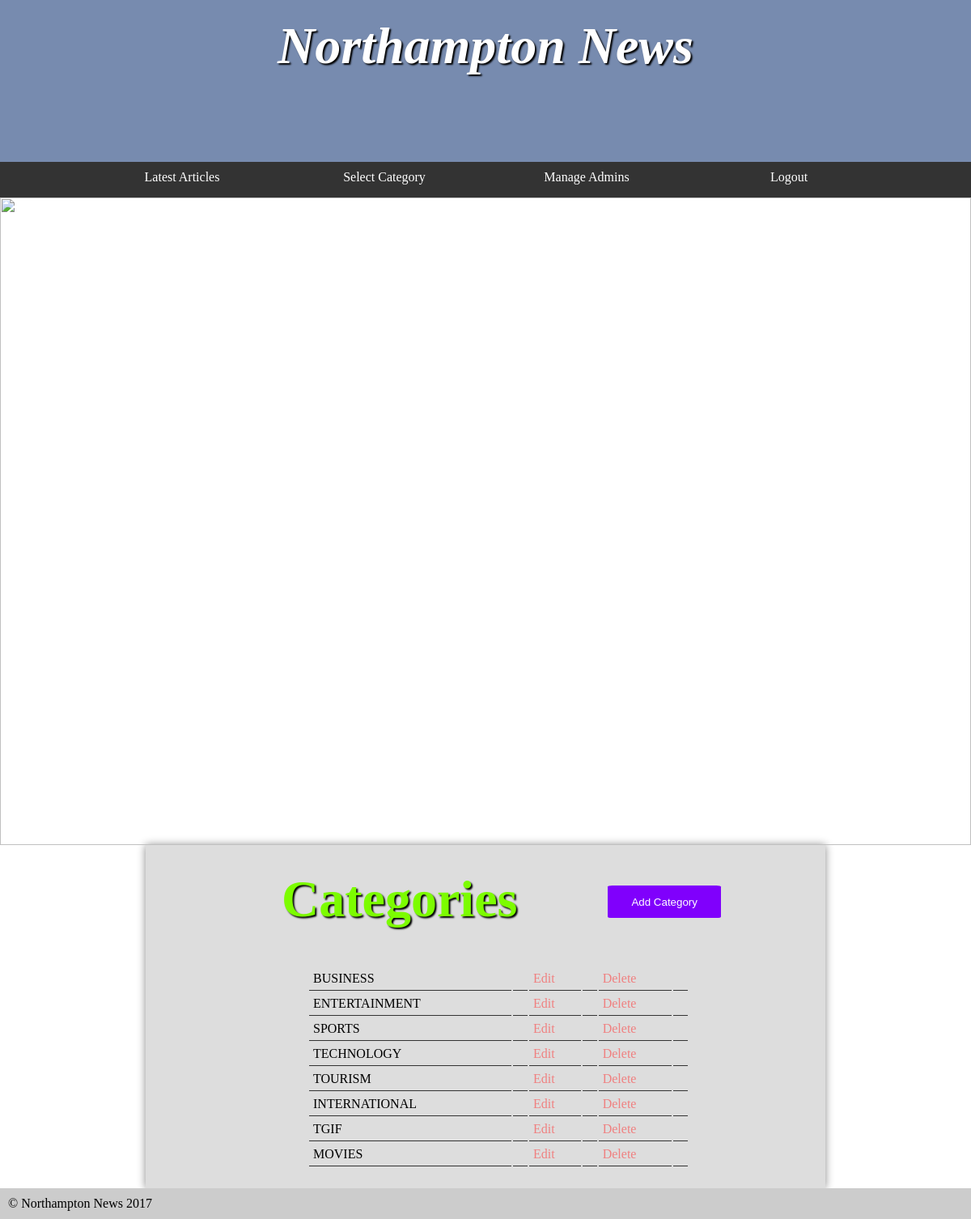
The app's page /assignment/category/adminCategories.php (signed in) with its own data.
### tables this page shows
CREATE TABLE `category` (
  `category_id` int NOT NULL AUTO_INCREMENT,
  `name` varchar(15) DEFAULT NULL,
  PRIMARY KEY (`category_id`)
);

### assignment/dbController/dbController.php (called while the page is built, shortened)
<?php
$dbConnect = new ConnectionDb();
$dbConnection = $dbConnect -> dbConnection();
function getCategory(){
  global $dbConnection;
  try {
    $getCategory = $dbConnection -> prepare('SELECT name, category_id FROM category');
    $getCategory -> execute();
    return $getCategory;
  } catch (PDOException $exception) {
    echo $exception -> getMessage();
  }
}
?>

### assignment/category/adminCategories.php (the view, shortened to what this page needs)
<link rel="stylesheet" href="../styles.css?v=<?php echo time(); ?>"/>
<?php
include '../header.php';
if (isset($_SESSION['adminLogin'])) {
  ?>
  <div class="categoryList">
    <div class="categoryHead">
      <h1>Categories</h1>
      <div>
        <a href="addCategory.php"><button type="button">Add Category</button></a>
      </div>
    </div>
    <ul>
      <?php
      $categoryList = getCategory();
      echo "<table>";
      echo "<tbody>";
      while ($category = $categoryList -> fetch()) {
        echo "<tr>";
        echo '<td>'. $category[0] .'<td>';
        echo '<td><a href="editCategory.php?id='. $category[1] .'">Edit</a><td>';
        echo '<td><a href="deleteCategory.php?id='. $category[1] .'">Delete</a><td>';
        echo "</tr>";
      }
      echo "</tbody>";
      echo "</table>";
      ?>
    </ul>
  </div>
  <?php
}
else {
  redirect('../access/login.php');
}
include '../footer.php';
?>

### assignment/styles.css (style rules this page uses)
* { margin: 0; padding: 0; }
html { font-family: 'Oxygen-Regular', times, verdana, sans-serif; }
body { background-color: #fff; }
h1 { font-size:4em; color: white; text-align: center; padding-top: 20px; text-shadow: 2px 2px 2px #000; }
table { width: 100%; margin-top: 20px; }
td { padding: 5px; border-bottom: 1px solid #333; }
ul { margin-left: 2em; }
.articles h1, .categoryList h1 { color: lawngreen; width: 40%; }
button { width: 140px; height: 40px; background-color: #8000FC; color: white; border: 2px; border-radius: 4%; }
.categoryList { margin: 0% 20% 3% 20%; }
.categoryList ul { margin-top: 3%; }
.categoryList h1 { margin: 2% 20% 5% 0%; }
.categoryHead { display: flex; }
.categoryHead div { margin: 10% 0 0 20%; }
.categoryName a, table a { text-decoration: none; color: lightcoral; }

### records on screen
category: name "BUSINESS"
category: name "ENTERTAINMENT"
category: name "SPORTS"
category: name "TECHNOLOGY"
category: name "TOURISM"
category: name "INTERNATIONAL"
category: name "TGIF"
category: name "MOVIES"
